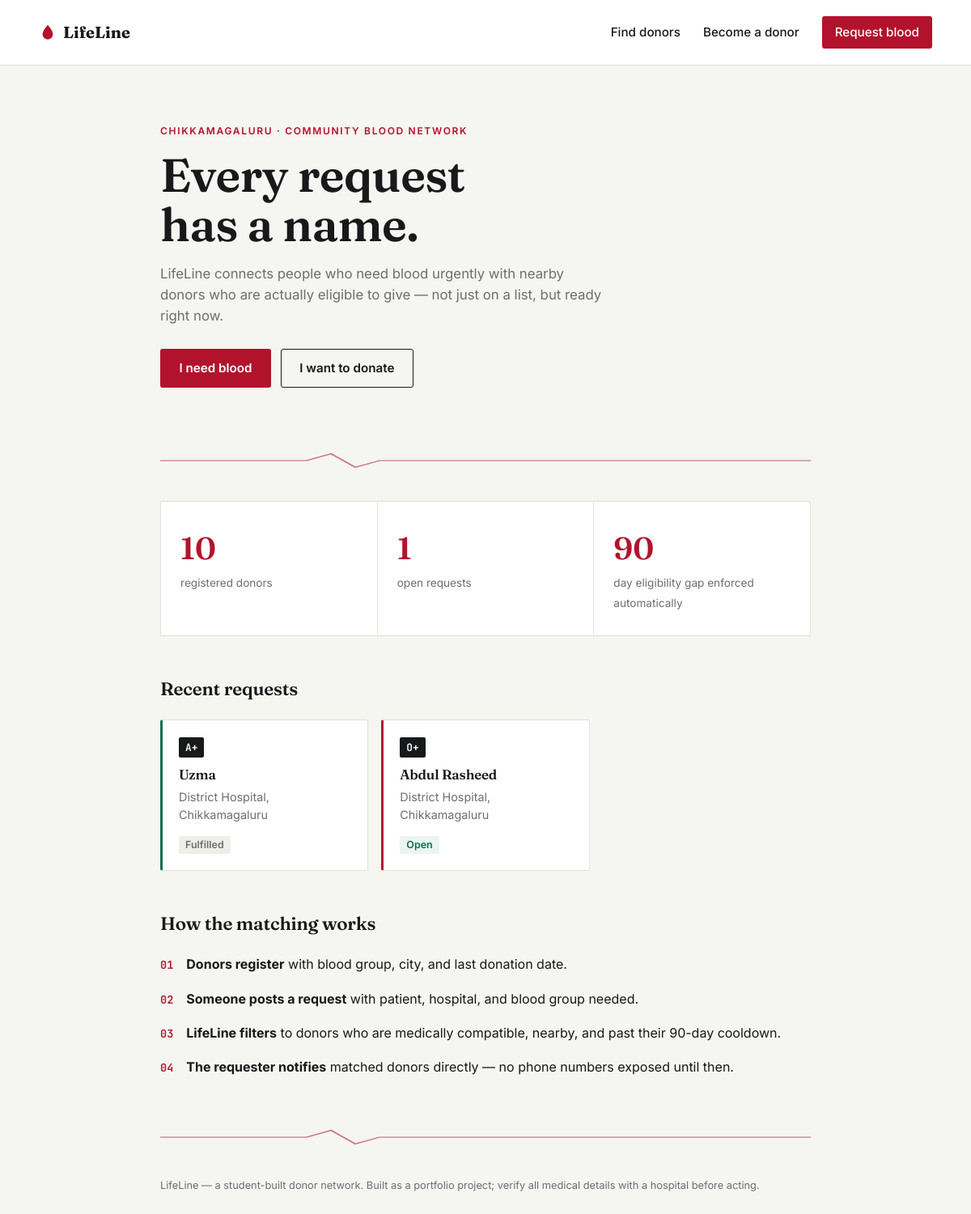
The page / on the database its author committed.
### tables this page shows
CREATE TABLE requests (
            id INTEGER PRIMARY KEY AUTOINCREMENT,
            patient_name TEXT NOT NULL,
            blood_group TEXT NOT NULL,
            hospital TEXT NOT NULL,
            city TEXT NOT NULL,
            units_needed INTEGER NOT NULL DEFAULT 1,
            urgency TEXT NOT NULL DEFAULT 'Normal',
            contact_phone TEXT NOT NULL,
            status TEXT NOT NULL DEFAULT 'Open',
            created_at TEXT NOT NULL
        );

### app.py (the view)
@app.route("/")
def home():
    db = get_db()
    donor_count = db.execute("SELECT COUNT(*) c FROM donors").fetchone()["c"]
    open_requests = db.execute(
        "SELECT COUNT(*) c FROM requests WHERE status = 'Open'"
    ).fetchone()["c"]
    recent_requests = db.execute(
        "SELECT * FROM requests ORDER BY created_at DESC LIMIT 4"
    ).fetchall()
    return render_template(
        "home.html",
        donor_count=donor_count,
        open_requests=open_requests,
        recent_requests=recent_requests,
    )

### app.py (called while the page is built)
def get_db():
    if "db" not in g:
        g.db = sqlite3.connect(DB_PATH)
        g.db.row_factory = sqlite3.Row
        g.db.execute("PRAGMA foreign_keys = ON")
    return g.db

### templates/home.html (shortened to what this page needs)
{% extends "base.html" %}
{% block content %}
<section class="hero">
  <p class="eyebrow">Chikkamagaluru · community blood network</p>
  <h1>Every request<br>has a name.</h1>
  <p class="hero-sub">LifeLine connects people who need blood urgently with nearby donors who are actually eligible to give &mdash; not just on a list, but ready right now.</p>
  <div class="hero-actions">
    <a class="btn btn-primary" href="{{ url_for('new_request') }}">I need blood</a>
    <a class="btn btn-ghost" href="{{ url_for('register') }}">I want to donate</a>
  </div>
</section>
<div class="pulse-divider" aria-hidden="true">
  <svg viewBox="0 0 400 24" preserveAspectRatio="none"><polyline points="0,12 90,12 105,2 120,22 135,12 400,12" fill="none" stroke="currentColor" stroke-width="1.5"/></svg>
</div>
<section class="stats">
  <div class="stat-card">
    <span class="stat-num">{{ donor_count }}</span>
    <span class="stat-label">registered donors</span>
  </div>
  <div class="stat-card">
    <span class="stat-num">{{ open_requests }}</span>
    <span class="stat-label">open requests</span>
  </div>
  <div class="stat-card">
    <span class="stat-num">90</span>
    <span class="stat-label">day eligibility gap enforced automatically</span>
  </div>
</section>
<section class="recent">
  <h2>Recent requests</h2>
  {% if recent_requests %}
    <div class="request-grid">
      {% for r in recent_requests %}
        <a class="request-card urgency-{{ r['urgency']|lower }}" href="{{ url_for('request_detail', request_id=r['id']) }}">
          <span class="tag">{{ r['blood_group'] }}</span>
          <h3>{{ r['patient_name'] }}</h3>
          <p>{{ r['hospital'] }}, {{ r['city'] }}</p>
          <span class="status status-{{ r['status']|lower }}">{{ r['status'] }}</span>
        </a>
      {% endfor %}
    </div>
  {% else %}
    <p class="empty">No requests yet. Once someone posts a request, it'll show up here.</p>
  {% endif %}
</section>
<section class="how">
  <h2>How the matching works</h2>
  <ol class="how-steps">
    <li><span class="step-num">01</span><div><strong>Donors register</strong> with blood group, city, and last donation date.</div></li>
    <li><span class="step-num">02</span><div><strong>Someone posts a request</strong> with patient, hospital, and blood group needed.</div></li>
    <li><span class="step-num">03</span><div><strong>LifeLine filters</strong> to donors who are medically compatible, nearby, and past their 90-day cooldown.</div></li>
    <li><span class="step-num">04</span><div><strong>The requester notifies</strong> matched donors directly &mdash; no phone numbers exposed until then.</div></li>
  </ol>
</section>
{% endblock %}

### static/style.css (style rules this page uses)
:root { --bg: #F5F5F1; --surface: #FFFFFF; --ink: #17191A; --muted: #6B6F72; --border: #E3E1DA; --crimson: #B3122D; --crimson-dark: #8A0E23; --teal: #0B6E52; --amber: #B4720A; --radius: 3px; }
* { box-sizing: border-box; }
html { scroll-behavior: smooth; }
body { margin: 0; background: var(--bg); color: var(--ink); font-family: 'Inter', system-ui, sans-serif; line-height: 1.55; }
h1, h2, h3 { font-family: 'Fraunces', Georgia, serif; font-weight: 600; letter-spacing: -0.01em; margin: 0 0 0.5rem; }
a { color: inherit; }
.hero { padding: 4.5rem 0 2.5rem; }
.eyebrow { text-transform: uppercase; letter-spacing: 0.14em; font-size: 0.75rem; font-weight: 600; color: var(--crimson); margin: 0 0 1rem; }
.hero h1 { font-size: clamp(2.4rem, 5vw, 3.6rem); line-height: 1.05; max-width: 12ch; }
.hero-sub { max-width: 52ch; color: var(--muted); font-size: 1.05rem; }
.hero-actions { display: flex; gap: 0.75rem; margin-top: 1.75rem; }
.btn { display: inline-block; padding: 0.7rem 1.4rem; border-radius: var(--radius); text-decoration: none; font-weight: 600; font-size: 0.95rem; border: 1px solid transparent; cursor: pointer; font-family: inherit; }
.btn-primary { background: var(--crimson); color: #fff; }
.btn-ghost { background: transparent; border-color: var(--ink); color: var(--ink); }
.pulse-divider { color: var(--crimson); opacity: 0.55; margin: 2.5rem 0; }
.pulse-divider svg { width: 100%; height: 20px; display: block; }
.stats { display: grid; grid-template-columns: repeat(3, 1fr); gap: 1px; background: var(--border); border: 1px solid var(--border); margin-bottom: 3rem; }
.stat-card { background: var(--surface); padding: 1.75rem 1.5rem; }
.stat-num { display: block; font-family: 'Fraunces', serif; font-size: 2.4rem; font-weight: 600; color: var(--crimson); }
.stat-label { color: var(--muted); font-size: 0.85rem; }
.recent h2, .how h2 { font-size: 1.4rem; margin-bottom: 1.25rem; }
.request-grid { display: grid; grid-template-columns: repeat(auto-fill, minmax(220px, 1fr)); gap: 1rem; margin-bottom: 3rem; }
.request-card { border: 1px solid var(--border); background: var(--surface); padding: 1.25rem; border-radius: var(--radius); text-decoration: none; color: var(--ink); display: block; border-left: 3px solid var(--border); }
.request-card.urgency-critical { border-left-color: var(--crimson); }
.request-card.urgency-normal { border-left-color: var(--teal); }
.request-card h3 { font-size: 1.05rem; margin: 0.5rem 0 0.25rem; }
.request-card p { margin: 0 0 0.75rem; color: var(--muted); font-size: 0.9rem; }
.tag { display: inline-block; font-family: 'JetBrains Mono', monospace; font-weight: 600; font-size: 0.8rem; background: var(--ink); color: #fff; padding: 0.15rem 0.5rem; border-radius: 2px; }
.status { font-size: 0.78rem; font-weight: 600; padding: 0.2rem 0.5rem; border-radius: 2px; }
.status-open { background: #EAF5EF; color: var(--teal); }
.status-fulfilled { background: #F0EEE8; color: var(--muted); }
.how { margin-bottom: 4rem; }
.how-steps { list-style: none; padding: 0; margin: 0; display: grid; gap: 1.1rem; }
.how-steps li { display: flex; gap: 1rem; align-items: baseline; }
.step-num { font-family: 'JetBrains Mono', monospace; color: var(--crimson); font-weight: 600; font-size: 0.85rem; }

### rows shown on the page
requests: blood_group "A+", patient_name "Uzma", hospital "District Hospital", city "Chikkamagaluru", status "Fulfilled"
requests: blood_group "O+", patient_name "Abdul Rasheed", hospital "District Hospital", city "Chikkamagaluru", status "Open"

### other values the page prints
{{ donor_count }} "10"
{{ open_requests }} "1"
